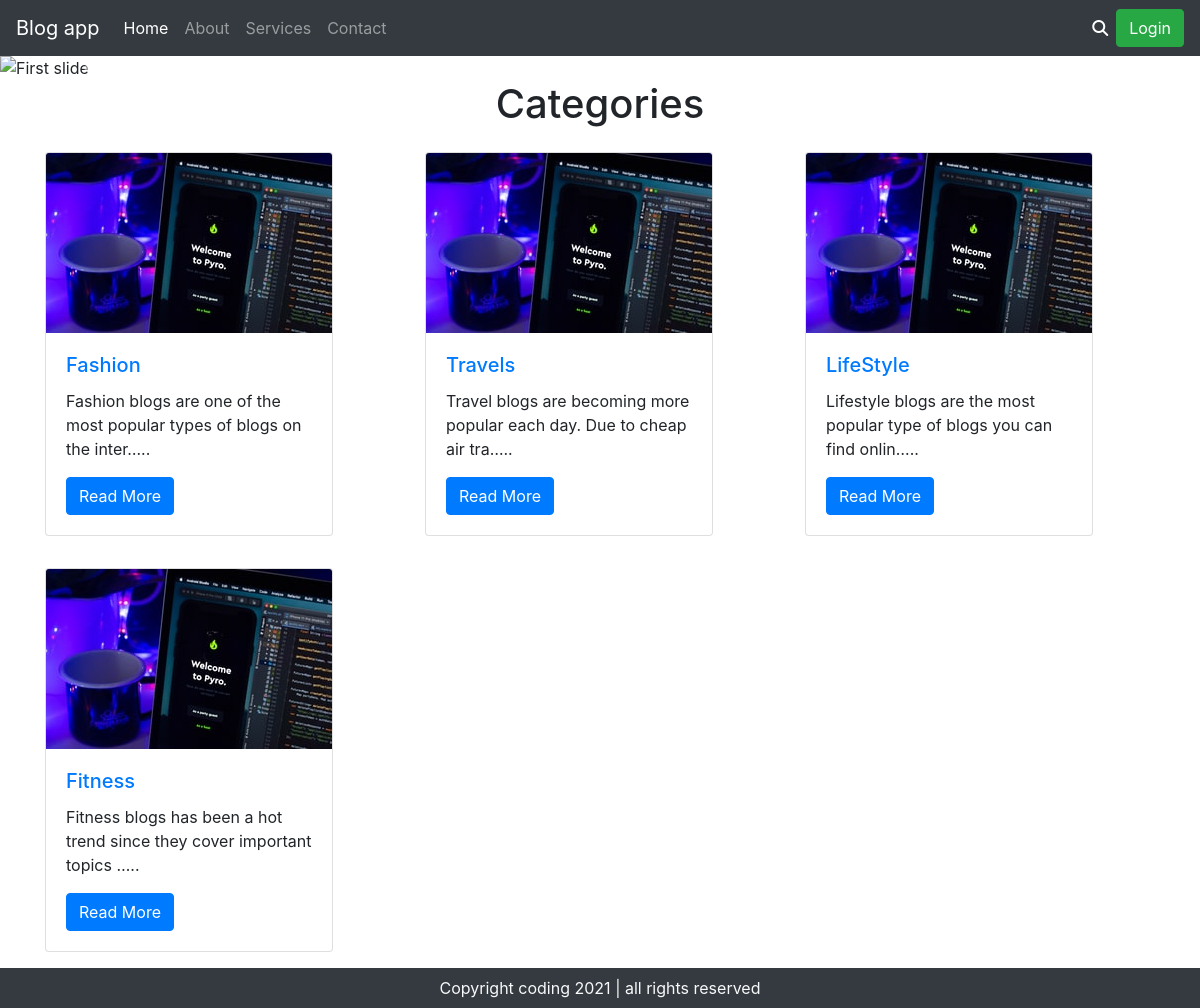
The page / on the database its author committed.
### blog/models.py (models this page shows)
class Blog_categories(models.Model):
	category = models.CharField(max_length=50)
	desc = models.TextField()
	slug = models.SlugField(unique=True, null = True, blank = True)
	def __str__(self):
		return self.category

### blog/views.py (the view)
# urls.py: path('', index, name="home"),
def index(request):
    fetch = Blog_categories.objects.all()
    return render(request, 'index.html', {'items': fetch})

### blog/templates/index.html (shortened to what this page needs)
{% extends 'basic.html' %}
{% load static %}
{% block body %}
<div id="carouselExampleControls" class="carousel slide" data-ride="carousel">
	<div class="carousel-inner">
		<div class="carousel-item active">
			<img class="d-block w-100" src="https://source.unsplash.com/1400x600/?data scrience,ecommerce product" alt="First slide">
		</div>
	</div>
	<a class="carousel-control-prev" href="#carouselExampleControls" role="button" data-slide="prev">
		<span class="carousel-control-prev-icon" aria-hidden="true"></span>
	</a>
	<a class="carousel-control-next" href="#carouselExampleControls" role="button" data-slide="next">
		<span class="carousel-control-next-icon" aria-hidden="true"></span>
	</a>
</div>
<h1 class="text-center">Categories</h1>
<div class="container">
	<div class="row">
		{% for itm in items %}
		<div class="col-md-4 my-3">
			<div class="card" style="width: 18rem;">
				<img class="card-img-top" src="{% static 'images/card1.jpg' %}" alt="Card image cap">
				<div class="card-body">
					<h5 class="card-title"><a href="/{{itm.slug}}/index.htm">{{itm.category}}</a></h5>
					<p class="card-text">{{itm.desc|truncatechars:70}}..</p>
					<a href="/{{itm.slug}}/index.htm" class="btn btn-primary">Read More</a>
				</div>
			</div>
		</div>
		{% endfor %}
	</div>
</div>
{% endblock %}
{% block footer %}
<div class="container-fluid bg-dark text-light">
	<p class="text-center py-2 mb-0">Copyright coding 2021 | all rights reserved</p>
</div>
{% endblock %}

### blog/templates/basic.html (shortened to what this page needs)
{% load static %}
<!doctype html>
<html lang="en">
  <head>
    <link rel="stylesheet" href="https://maxcdn.bootstrapcdn.com/bootstrap/4.0.0/css/bootstrap.min.css">
  </head>
  <body>
    <nav class="navbar navbar-expand-lg navbar-dark bg-dark">
      <a class="navbar-brand" href="/">Blog app</a>
      <div class="collapse navbar-collapse" id="navbarSupportedContent">
        <ul class="navbar-nav mr-auto">
          <li class="nav-item active">
            <a class="nav-link" href="/">Home <span class="sr-only">(current)</span></a>
          </li>
          <li class="nav-item">
            <a class="nav-link" href="/about">About</a>
          </li>
          <li class="nav-item">
            <a class="nav-link" href="/services">Services</a>
          </li>
          <li class="nav-item">
            <a class="nav-link" href="/contact">Contact</a>
          </li>
        </ul>
        <form class="form-inline my-2 my-lg-0">
            <i class="fas fa-search" id="click" style="color: white; cursor: pointer;"></i>
          </form>
        {% if user.is_authenticated %}
        <span class="text-white mx-2">Welcome {{request.user}}</span>
        <a href="/logout" class="btn btn-success ml-2">Logout</a>
        {% else %}
        <a href="/login" class="btn btn-success ml-2">Login</a>
        {% endif %}
      </div>
    </nav>
    {% block body %}{% endblock %}
    {% block footer %}{% endblock %}
  </body>
</html>

### rows shown on the page
Blog_categories: category "Fashion", desc "Fashion blogs are one of the most popular types of blogs on the inter…"
Blog_categories: category "Travels", desc "Travel blogs are becoming more popular each day. Due to cheap air tra…"
Blog_categories: category "LifeStyle", desc "Lifestyle blogs are the most popular type of blogs you can find onlin…"
Blog_categories: category "Fitness", desc "Fitness blogs has been a hot trend since they cover important topics …"
